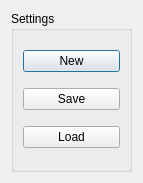
<?xml version="1.0" encoding="UTF-8"?>
<ui version="4.0">
 <class>SettingsDialog</class>
 <widget class="QDialog" name="SettingsDialog">
  <property name="geometry">
   <rect>
    <x>0</x>
    <y>0</y>
    <width>143</width>
    <height>183</height>
   </rect>
  </property>
  <property name="windowTitle">
   <string>Dialog</string>
  </property>
  <layout class="QGridLayout" name="gridLayout">
   <item row="1" column="0">
    <widget class="QGroupBox" name="settingsGroup">
     <property name="title">
      <string>Settings</string>
     </property>
     <layout class="QVBoxLayout" name="verticalLayout">
      <item>
       <widget class="QPushButton" name="newBtn">
        <property name="text">
         <string>New</string>
        </property>
       </widget>
      </item>
      <item>
       <widget class="QPushButton" name="saveBtn">
        <property name="text">
         <string>Save</string>
        </property>
       </widget>
      </item>
      <item>
       <widget class="QPushButton" name="loadBtn">
        <property name="text">
         <string>Load</string>
        </property>
       </widget>
      </item>
     </layout>
    </widget>
   </item>
  </layout>
 </widget>
 <resources/>
 <connections/>
</ui>
